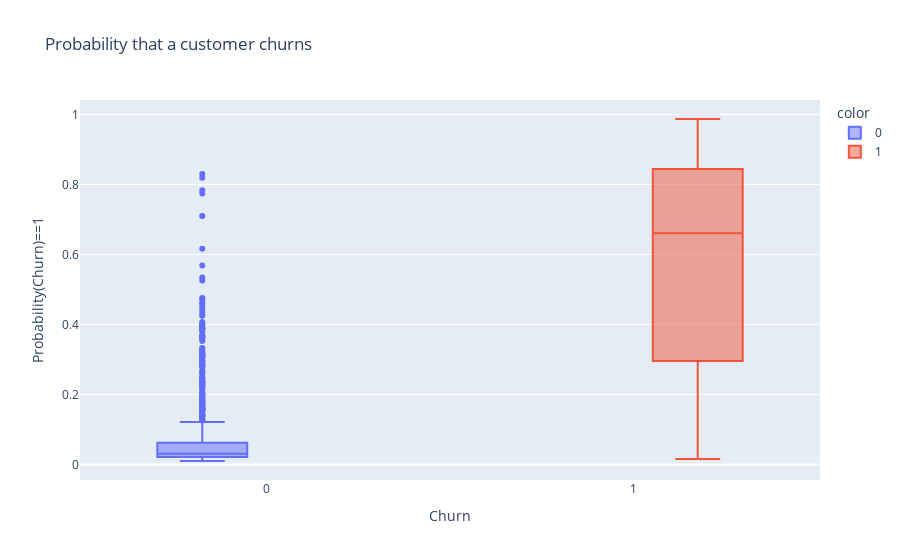

Write notebook code for a chart like this one.
### Code cell
fig1 = px.box(predictions,  x=y_test, y="Probability(Churn)==1", color=y_test, title="Probability that a customer churns", labels={
                     "x": "Churn"})
fig1.show()

### Figure 1 — Plotly figure (JSON) as saved in the notebook; plotly's stock layout.template omitted (floating-point values rounded to 4 significant figures; data arrays with more than 128 entries replaced by an {"elided": "..."} marker saying what was removed)
{"data": [{"alignmentgroup": "True", "hovertemplate": "color=0<br>Churn=%{x}<br>Probability(Churn)==1=%{y}<extra></extra>", "legendgroup": "0", "marker": {"color": "#636efa"}, "name": "0", "notched": false, "offsetgroup": "0", "orientation": "v", "showlegend": true, "type": "box", "x": {"elided": "855 int values"}, "x0": " ", "xaxis": "x", "y": {"elided": "855 float values"}, "y0": " ", "yaxis": "y"}, {"alignmentgroup": "True", "hovertemplate": "color=1<br>Churn=%{x}<br>Probability(Churn)==1=%{y}<extra></extra>", "legendgroup": "1", "marker": {"color": "#EF553B"}, "name": "1", "notched": false, "offsetgroup": "1", "orientation": "v", "showlegend": true, "type": "box", "x": {"elided": "145 int values"}, "x0": " ", "xaxis": "x", "y": {"elided": "145 float values"}, "y0": " ", "yaxis": "y"}], "layout": {"boxmode": "group", "legend": {"title": {"text": "color"}, "tracegroupgap": 0}, "title": {"text": "Probability that a customer churns"}, "xaxis": {"anchor": "y", "domain": [0, 1], "title": {"text": "Churn"}}, "yaxis": {"anchor": "x", "domain": [0, 1], "title": {"text": "Probability(Churn)==1"}}}}
